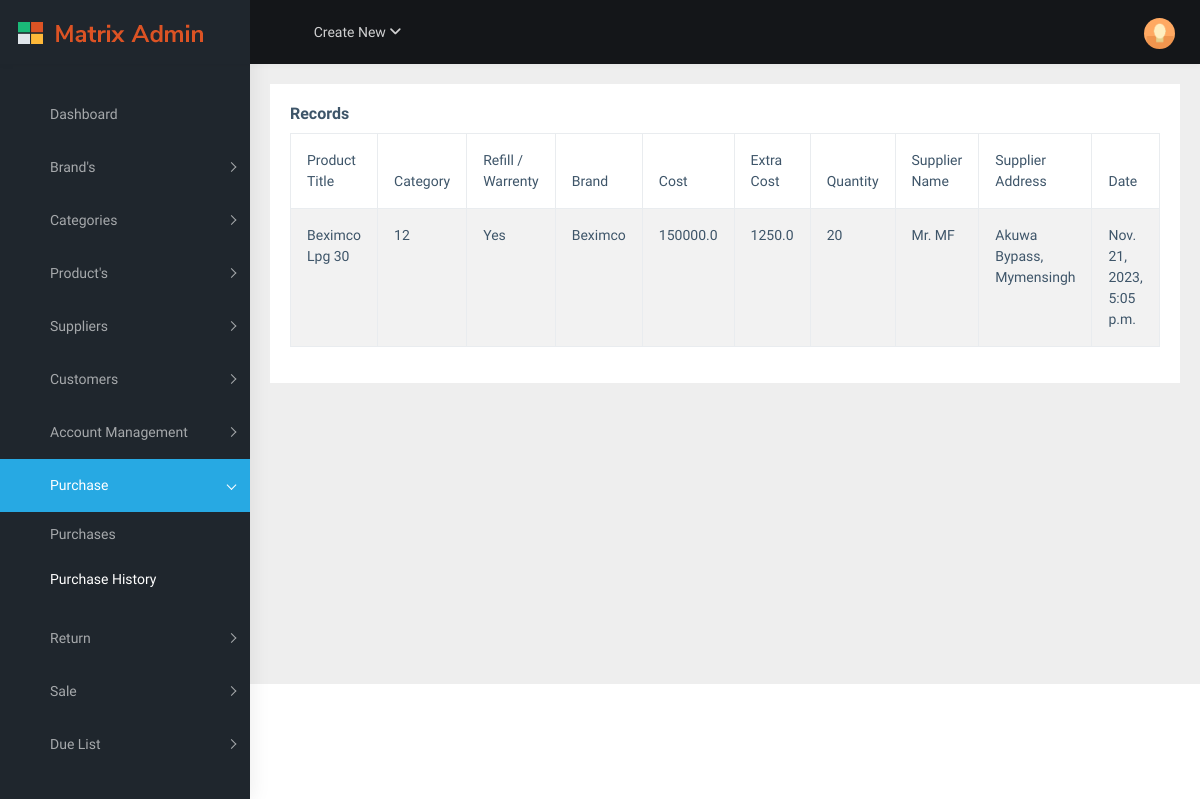
Screenshot of /purchase/all/ (signed in) with the database file from the repository.
### mart/models.py (models this page shows, shortened)
class Purchase(models.Model):
	product = models.ForeignKey(Product, on_delete=models.SET_NULL, blank=True, null=True)
	supplier = models.ForeignKey(Supplier, on_delete=models.SET_NULL, blank=True, null=True)
	quantity = models.IntegerField()
	cost = models.FloatField()
	extra_cost = models.FloatField(blank=True, null=True)
	is_refill = models.BooleanField(default=True)
	created_at = models.DateTimeField(auto_now_add=True)

class Product(models.Model):
	brand = models.ForeignKey(Brand, on_delete=models.CASCADE)
	category = models.ForeignKey(Category, on_delete=models.CASCADE)
	title = models.CharField(max_length=200)
	price = models.FloatField()
	quantity = models.IntegerField()
	is_refill = models.BooleanField(default=True)
	created_at = models.DateTimeField(auto_now_add=True)

### Inventory/models.py (models this page shows, shortened)
class Category(models.Model):
	weight = models.CharField(max_length=100, null=False, blank=False)
	created_at = models.DateTimeField(auto_now_add=True)
	def __str__(self):
		return str(self.weight)
	class Meta:
		verbose_name_plural='Categories'

class Brand(models.Model):
	name = models.CharField(max_length=200, blank=False, null=False)
	email = models.EmailField(blank=False, null=False)
	phone = models.CharField(max_length=18)
	address = models.CharField(max_length=200, default='Unknown')
	created_at = models.DateTimeField(auto_now_add=True)
	def __str__(self):
		return self.name

class Supplier(models.Model):
	brand = models.ForeignKey(Brand, on_delete=models.CASCADE)
	contact_name = models.CharField(max_length=200)
	address = models.CharField(max_length=200, blank=True, null=True)
	phone = models.CharField(max_length=20)
	created_at = models.DateTimeField(auto_now_add=True)

### mart/views.py (the view)
# urls.py: path('purchase/all/', views.view_purchase, name='view_purchase'),
@cache_page(60*15)
@login_required(login_url='accounts:login')
def view_purchase(request):
	purchases = Purchase.objects.all()
	context = {'purchases':purchases}
	return render(request, 'mart/purchase_record.html', context)

### templates/mart/purchase_record.html (shortened to what this page needs)
{% extends 'base.html' %}
{% block content %}
<div class="page-wrapper">
<div class="container-fluid">
 <div class="card">
    <div class="card-body">
      <h5 class="card-title">Records </h5>
      <div class="table-responsive">
        <table
          id="zero_config"
          class="table table-striped table-bordered"
        >
          <thead>
            <tr>
              <th>Product Title</th>
              <th>Category</th>
              <th>Refill / Warrenty </th>
              <th>Brand</th>
              <th>Cost</th>
              <th>Extra Cost</th>
              <th>Quantity</th>
              <th>Supplier Name</th>
              <th>Supplier Address</th>
              <th>Date</th>
            </tr>
          </thead>
          <tbody>
        {% for purchase in purchases %}
            <tr>
              <td>{{purchase.product.title}}</td>
              <td>{{purchase.product.category}}</td>
              <td>{% if purchase.is_refill %} Yes {% else %} No {% endif %}</td>
              <td>{{purchase.product.brand}}</td>
              <td>{{purchase.cost}}</td>
              <td>{{purchase.extra_cost}}</td>
              <td>{{ purchase.quantity }}</td>
              <td>{{purchase.supplier.contact_name}}</td>
              <td>{{purchase.supplier.address}}</td>
              <td>{{purchase.created_at}}</td>
            </tr>
        {% endfor %}
          </tbody>
        </table>
      </div>
    </div>
  </div>
</div>
</div>
</div>
{% endblock %}

### rows the page displays
Purchase: product "Beximco Lpg 30", product.category "12", is_refill "Yes", product.brand "Beximco", cost "150000.0", extra_cost "1250.0", quantity "20", supplier.contact_name "Mr. MF", supplier.address "Akuwa Bypass, Mymensingh", created_at "Nov. 21, 2023, 5:05 p.m."
